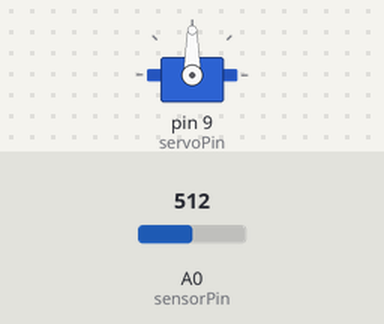
Recording of a sketch running on a simulated Arduino Uno, built with avr-gcc and run on an emulated ATmega328P. Parts: servo. Inputs (shaded band) come from the test bench; at power-on: A0 (sensorPin) = 512.

Above: at 1.2 s.
1.3 s: A0 (sensorPin) set to 706
4.3 s: A0 (sensorPin) set to 726
At 5.5 s:
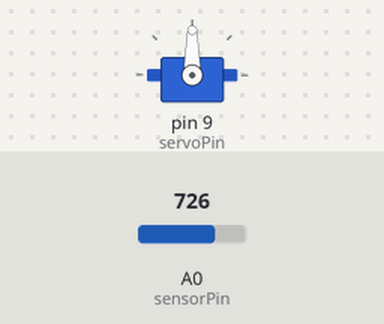
5.8 s: A0 (sensorPin) set to 716
At 6.16 s:
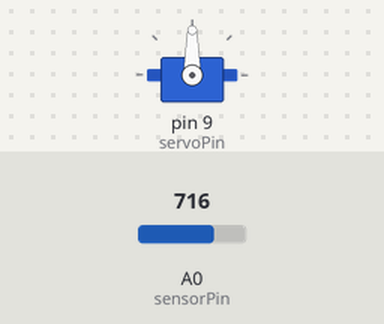
8.8 s: A0 (sensorPin) set to 790
At 9.9 s:
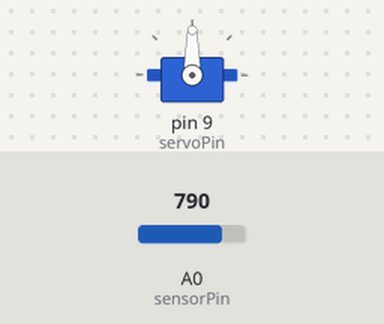
Timing chart, 0 to 11.3 s (numbered marks = the images above; inputs shaded):
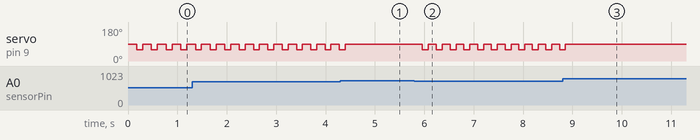

Measured:
- the behaviour switches between 716 and 717 on A0 (sensorPin) (found by bisection; images 0 and 1)
- after the input at 4.3 s, servo on pin 9 (servoPin): goes on until 4.4 s, then stays 90°
- after the input at 5.8 s, servo on pin 9 (servoPin): alternates 90° for 0.16 s and 60° for 0.12 s, starting after 0.16 s
- after the input at 8.8 s, servo on pin 9 (servoPin): goes on until 8.9 s, then stays 90°
- by itself, servo on pin 9 (servoPin): alternates 90° for 0.17 s and 60° for 0.12 s

The sketch:

dino_auto_player_final.ino
```cpp
#include <Servo.h>

Servo dinoJump;

const int sensorPin = A0;
const int servoPin = 9;

int sensorValue = 0;
float sensorVoltage = 0.0;
float thresholdVoltage = 3.5;

const int restPosition = 90;
const int pressPosition = 60;


const float START_GAME_SPEED = 360.0;
const float MAX_GAME_SPEED = 780.0;
const float SPEED_ACCEL_PER_SEC = 3.6;

unsigned long gameStartTime = 0;

int extraDelayCoefficientMs = 150;

float currentGameSpeed() {
  float elapsedSec = (millis() - gameStartTime) / 1000.0;
  float speed = START_GAME_SPEED + SPEED_ACCEL_PER_SEC * elapsedSec;
  if (speed > MAX_GAME_SPEED) speed = MAX_GAME_SPEED;
  return speed;
}

void setup() {
  Serial.begin(9600);
  dinoJump.attach(servoPin);
  dinoJump.write(restPosition);
  gameStartTime = millis();
}

void loop() {
  sensorValue = analogRead(sensorPin);
  sensorVoltage = sensorValue * (5.0 / 1023.0);


  if (sensorVoltage <= thresholdVoltage) {
    float speed = currentGameSpeed();
    int extraDelay = (int)(extraDelayCoefficientMs * (MAX_GAME_SPEED / speed - 1.0));
    if (extraDelay > 0) delay(extraDelay);

    dinoJump.write(pressPosition);
    delay(120);
    dinoJump.write(restPosition);
  }

  delay(5);
}
```
